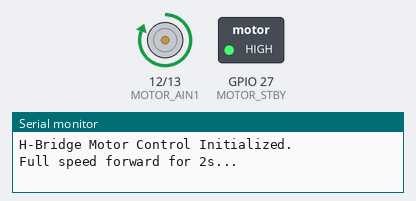
A program run on a simulated ESP32. On the bench: motor-driver pin pairs drawn as motors (green arrow = first pin HIGH = forward, orange = second pin HIGH = backward, longer = more drive, scaled by the enable pin, stopped while the standby pin is LOW), switched loads named in the program (green lamp = pin HIGH), the last lines printed to the serial monitor.

Above: at 1.0 s.
At 2.2 s:
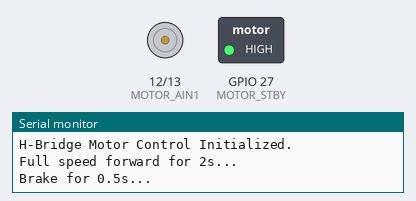
At 3.0 s:
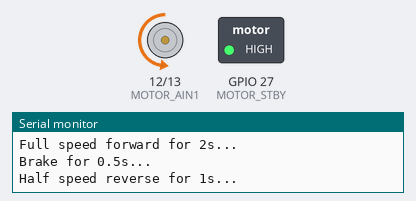
At 4.5 s:
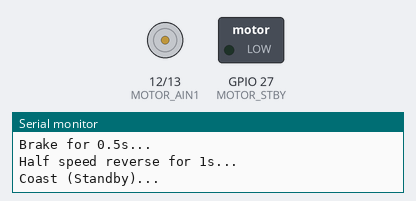
Timing chart, 0 to 7.2 s (numbered marks = the images above):
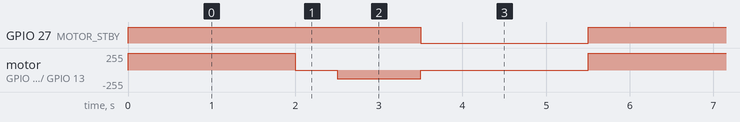

Measured:
- by itself, GPIO 27 (MOTOR_STBY): alternates HIGH for 3.5 s and LOW for 2.0 s
- by itself, motor on GPIO 12 (MOTOR_AIN1) / GPIO 13 (MOTOR_AIN2): repeats every 5.5 s: stopped 0.50 s, backward 128/255 1.0 s, stopped 2.0 s, forward 255/255 2.0 s

The program:

main.cpp
```cpp
#include <Arduino.h>
#include "pins_map.h"

/**
 * @brief Drive the motor with a specific speed and direction.
 *
 * @param speed Range from -255 (full reverse) to 255 (full forward).
 *              0 performs braking logic.
 */
void drive(int speed) {
    // 1. Constrain speed to -255 ~ 255
    speed = constrain(speed, -255, 255);

    // 2. Control STBY pin (High to enable driver)
    digitalWrite(MOTOR_STBY, HIGH);

    if (speed > 0) {
        // Forward: AIN1=H, AIN2=L
        digitalWrite(MOTOR_AIN1, HIGH);
        digitalWrite(MOTOR_AIN2, LOW);
        analogWrite(MOTOR_PWM, speed);
    } else if (speed < 0) {
        // Reverse: AIN1=L, AIN2=H
        digitalWrite(MOTOR_AIN1, LOW);
        digitalWrite(MOTOR_AIN2, HIGH);
        analogWrite(MOTOR_PWM, abs(speed));
    } else {
        // Brake: AIN1=H, AIN2=H (Short Brake)
        digitalWrite(MOTOR_AIN1, HIGH);
        digitalWrite(MOTOR_AIN2, HIGH);
        analogWrite(MOTOR_PWM, 0);
    }
}

void setup() {
    Serial.begin(115200);

    // Initialize Pins
    pinMode(MOTOR_AIN1, OUTPUT);
    pinMode(MOTOR_AIN2, OUTPUT);
    pinMode(MOTOR_PWM, OUTPUT);
    pinMode(MOTOR_STBY, OUTPUT);

    Serial.println("H-Bridge Motor Control Initialized.");
}

void loop() {
    // Sequencer as requested:
    // 全速前進 2s -> 急煞 0.5s -> 半速後退 1s -> 空轉

    Serial.println("Full speed forward for 2s...");
    drive(255);
    delay(2000);

    Serial.println("Brake for 0.5s...");
    drive(0);
    delay(500);

    Serial.println("Half speed reverse for 1s...");
    drive(-128);
    delay(1000);

    Serial.println("Coast (Standby)...");
    digitalWrite(MOTOR_STBY, LOW); // Entering Standby effectively coasts the motor
    delay(2000);
}
```

pins_map.h
```cpp
#ifndef PINS_MAP_H
#define PINS_MAP_H

// TB6612 Motor Driver Pins
// Replace with actual GPIO numbers for your board
#define MOTOR_AIN1 12
#define MOTOR_AIN2 13
#define MOTOR_PWM  14
#define MOTOR_STBY 27

#endif // PINS_MAP_H
```
